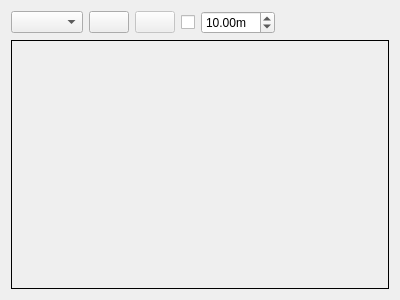
<?xml version="1.0" encoding="UTF-8"?>
<ui version="4.0">
 <class>DisparityViewWidget</class>
 <widget class="QWidget" name="DisparityViewWidget">
  <property name="enabled">
   <bool>true</bool>
  </property>
  <property name="geometry">
   <rect>
    <x>0</x>
    <y>0</y>
    <width>400</width>
    <height>300</height>
   </rect>
  </property>
  <property name="windowTitle">
   <string>Disparity View</string>
  </property>
  <layout class="QVBoxLayout" name="verticalLayout" stretch="0,1,0">
   <item>
    <layout class="QHBoxLayout" name="horizontalLayout" stretch="0,0,0,0,0,1">
     <item>
      <widget class="QComboBox" name="topics_combo_box">
       <property name="sizeAdjustPolicy">
        <enum>QComboBox::AdjustToContents</enum>
       </property>
      </widget>
     </item>
     <item>
      <widget class="QPushButton" name="refresh_topics_push_button"/>
     </item>
     <item>
      <widget class="QPushButton" name="zoom_1_push_button">
       <property name="enabled">
        <bool>false</bool>
       </property>
       <property name="checkable">
        <bool>true</bool>
       </property>
      </widget>
     </item>
     <item>
      <widget class="QCheckBox" name="dynamic_range_check_box">
       <property name="toolTip">
        <string>Dynamic depth range</string>
       </property>
       <property name="text">
        <string/>
       </property>
      </widget>
     </item>
     <item>
      <widget class="QDoubleSpinBox" name="max_range_double_spin_box">
       <property name="toolTip">
        <string>Max depth</string>
       </property>
       <property name="suffix">
        <string>m</string>
       </property>
       <property name="minimum">
        <double>0.010000000000000</double>
       </property>
       <property name="maximum">
        <double>100.000000000000000</double>
       </property>
       <property name="value">
        <double>10.000000000000000</double>
       </property>
      </widget>
     </item>
     <item>
      <spacer name="horizontalSpacer">
       <property name="orientation">
        <enum>Qt::Horizontal</enum>
       </property>
       <property name="sizeHint" stdset="0">
        <size>
         <width>40</width>
         <height>20</height>
        </size>
       </property>
      </spacer>
     </item>
    </layout>
   </item>
   <item>
    <layout class="QHBoxLayout" name="horizontalLayout_2" stretch="1,0">
     <property name="spacing">
      <number>0</number>
     </property>
     <item>
      <widget class="rqt_disparity_view::RatioLayoutedFrame" name="disparity_frame">
       <property name="sizePolicy">
        <sizepolicy hsizetype="Expanding" vsizetype="Expanding">
         <horstretch>0</horstretch>
         <verstretch>0</verstretch>
        </sizepolicy>
       </property>
       <property name="minimumSize">
        <size>
         <width>80</width>
         <height>60</height>
        </size>
       </property>
       <property name="frameShape">
        <enum>QFrame::Box</enum>
       </property>
       <property name="lineWidth">
        <number>1</number>
       </property>
      </widget>
     </item>
     <item>
      <spacer name="horizontalSpacer_2">
       <property name="orientation">
        <enum>Qt::Horizontal</enum>
       </property>
       <property name="sizeType">
        <enum>QSizePolicy::Expanding</enum>
       </property>
       <property name="sizeHint" stdset="0">
        <size>
         <width>0</width>
         <height>20</height>
        </size>
       </property>
      </spacer>
     </item>
    </layout>
   </item>
   <item>
    <spacer name="verticalSpacer">
     <property name="orientation">
      <enum>Qt::Vertical</enum>
     </property>
     <property name="sizeHint" stdset="0">
      <size>
       <width>20</width>
       <height>0</height>
      </size>
     </property>
    </spacer>
   </item>
  </layout>
 </widget>
 <customwidgets>
  <customwidget>
   <class>rqt_disparity_view::RatioLayoutedFrame</class>
   <extends>QFrame</extends>
   <header>rqt_disparity_view/ratio_layouted_frame.h</header>
   <container>1</container>
  </customwidget>
 </customwidgets>
 <resources/>
 <connections/>
</ui>
